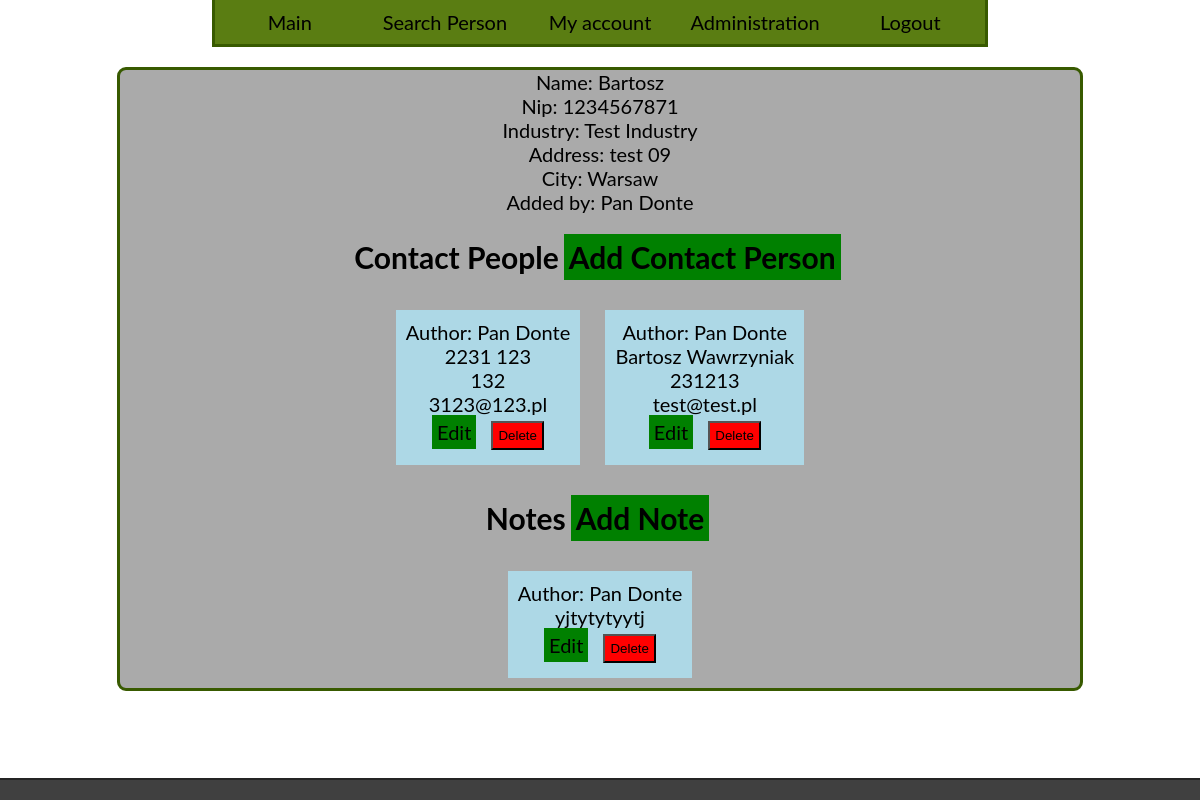
The app's page /detail/2 (signed in) with its own data.
### CRM/models.py (models this page shows, shortened)
class Company(models.Model):
    name = models.CharField(max_length=30)
    nip = models.CharField(max_length=10, unique=True)
    industry = models.ForeignKey(Industry, on_delete=models.SET_NULL, null=True)
    address = models.CharField(max_length=100)
    city = models.CharField(max_length=40)
    user = models.ForeignKey(User, on_delete=models.SET_NULL, null=True)
    is_deleted = models.BooleanField(default=False)

class Industry(models.Model):
    name = models.CharField(max_length=30)
    def __str__(self):
        return self.name

class ContactPerson(models.Model):
    name = models.CharField(max_length=30)
    surname = models.CharField(max_length=40)
    phone = models.CharField(max_length=9)
    mail = models.EmailField()
    company = models.ForeignKey(Company, on_delete=models.SET_NULL, null=True)
    user = models.ForeignKey(User, on_delete=models.SET_NULL, null=True)
    is_deleted = models.BooleanField(default=False)
    def __str__(self):
        return self.name + ' ' + self.surname

class Note(models.Model):
    content = models.TextField()
    is_deleted = models.BooleanField(default=False)
    company = models.ForeignKey(Company, on_delete=models.SET_NULL, null=True)
    user = models.ForeignKey(User, on_delete=models.SET_NULL, null=True)

### users/models.py (models this page shows)
class User(AbstractBaseUser):
    login = models.CharField(max_length=30, unique=True)
    name = models.CharField(max_length=20)
    surname = models.CharField(max_length=30)
    date_of_birth = models.DateField()
    role_id = models.ForeignKey(Role, on_delete=models.SET_NULL, null=True)
    is_deleted = models.BooleanField(default=False)
    objects = BaseUserManager()
    REQUIRED_FIELDS = ['name', 'surname', 'date_of_birth', 'role_id']
    USERNAME_FIELD = 'login'
    def is_super_user(self):
        return self.role_id.role_name == 'admin'

### CRM/views.py (the view, shortened to what this page needs)
class DetailView(LoginRequiredMixin, View):
    login_url = 'users:login'
    redirect_field_name = 'redirect'
    template = 'CRM/detail.html'
    def get(self, request, company_id):
        company = Company.objects.all().filter(is_deleted=False).get(pk=company_id)
        notes = Note.objects.all().filter(company=company).filter(is_deleted=False)
        contact = ContactPerson.objects.all().filter(company=company).filter(is_deleted=False)
        return render(request, self.template, {'title': 'Company Details', 'company': company, 'notes': notes, 'contact': contact})

### templates/CRM/detail.html (shortened to what this page needs)
{% extends 'base.html' %}
{% load static %}
{% block content %}
    <div id="content">
        Name: {{ company.name }}<br>
        Nip: {{ company.nip }}<br>
        Industry: {{ company.industry }}<br>
        Address: {{ company.address }}<br>
        City: {{ company.city }}<br>
        Added by: {{ company.user }}<br>
        <h2>Contact People<a href="{% url 'CRM:add_person' company.id %}" style="margin: 5px; padding: 5px; background-color: green;">Add Contact Person</a></h2>
        {% for person in contact %}
            <div id="person-{{ person.id }}" style="background-color: lightblue; width: fit-content; padding: 10px; margin: 10px;display: inline-block;">
                Author: {{ person.user }}<br>
                {{ person }}<br>
                {{ person.phone }}<br>
                {{ person.mail }}<br>
                <a href="{% url 'CRM:edit_person' company.id person.id %}" style="margin: 5px; padding: 5px; background-color: green;">Edit</a>
                <button onclick="del('{% url 'CRM:edit_person' company.id person.id %}', 'person-{{ person.id }}')" style="margin: 5px; padding: 5px; background-color: red;">Delete</button>
            </div>
        {% endfor %}
        <h2>Notes<a href="{% url 'CRM:add_note' company.id %}" style="margin: 5px; padding: 5px; background-color: green;">Add Note</a></h2>
        {% for note in notes %}
            <div id="note-{{ note.id }}" style="background-color: lightblue; width: fit-content; padding: 10px; margin: 10px;display: inline-block;">
                Author: {{ note.user }}<br>
                {{ note.content }}<br>
                <a href="{% url 'CRM:edit_note' company.id note.id %}" style="margin: 5px; padding: 5px; background-color: green;">Edit</a>
            <button onclick="del('{% url 'CRM:edit_note' company.id note.id %}', 'note-{{ note.id }}')" style="margin: 5px; padding: 5px; background-color: red;">Delete</button>
            </div>
        {% endfor %}
    </div>
{% endblock %}

### static/style.css (style rules this page uses)
body, html { margin: 0; height: 100%; font-size: 20px; font-family: 'Lato', sans-serif; }
a:link, a:visited { text-decoration: none; color: black; }
#content { background-color: #AAA; margin: 20px auto 50px; width: 80%; border-radius: 9px; border: 3px solid #385A00; text-align: center; }

### records on screen
Company: name "Bartosz", nip "1234567871", industry "Test Industry", address "test 09", city "Warsaw", user "Pan Donte"
ContactPerson: user "Pan Donte", name+surname "2231 123", phone "132", mail "3123@123.pl"
ContactPerson: user "Pan Donte", name+surname "Bartosz Wawrzyniak", phone "231213", mail "test@test.pl"
Note: user "Pan Donte", content "yjtytytyytj"
